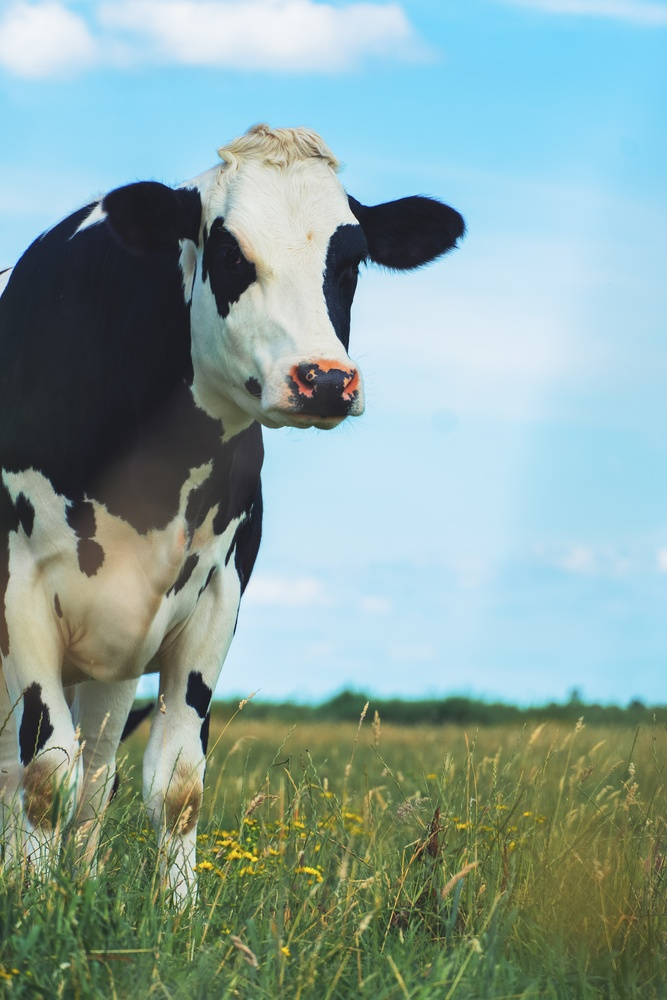
#> input picture Image-Compression-with-KMeans-Clustering/cow.jpg, 667 x 1000 px, shrunk from 4000 x 6000 before the run
$ python ImageCompression_KMeans.py
#> lines starting #> are read from the running program, lines starting #| are printed output that depends on the picture
from sklearn.cluster import KMeans # import KMeans from scikit-learn's cluster module
from PIL import Image # import Image module from Python's PIL library
import numpy as np # import numpy for array manipulation

# Load the image and convert it to a numpy array
img = Image.open("cow.jpg") # change "tiger.png" to the path of your image
#> img is the input picture: PIL image 667x1000 RGB; mean R, G, B 137.7, 162.6, 157.8
img_arr = np.array(img)

# Reshape the image so that each pixel is a row in a 2D array
rows, cols, channels = img_arr.shape
#> rows = 1000; cols = 667; channels = 3
pixels = img_arr.reshape(rows * cols, channels)

# Apply K-means clustering to the pixel values
n_clusters = 3 # choose the number of clusters (i.e. the number of colors in the compressed image)
kmeans = KMeans(n_clusters=n_clusters)
kmeans.fit(pixels)

# Quantize the pixel values by replacing each pixel with the centroid of its corresponding cluster
quantized_pixels = kmeans.cluster_centers_[kmeans.labels_]

# Reshape the quantized pixel array to match the original image shape
quantized_img_arr = quantized_pixels.reshape(rows, cols, channels)

# Save the compressed image as a new JPEG file
quantized_img = Image.fromarray(quantized_img_arr.astype('uint8'), mode='RGB')
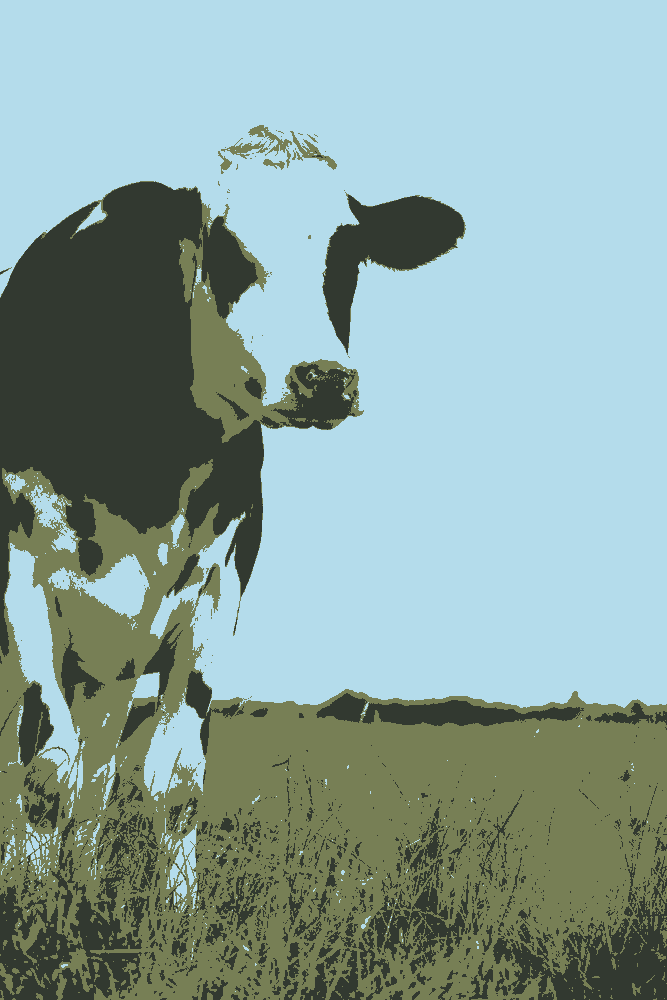
#> quantized_img: PIL image 667x1000 RGB; mean R, G, B 137.3, 162.1, 157.1
quantized_img.save("compressed_image.jpg", quality=100) # change "compressed_image.jpg" to the filename you want to use
